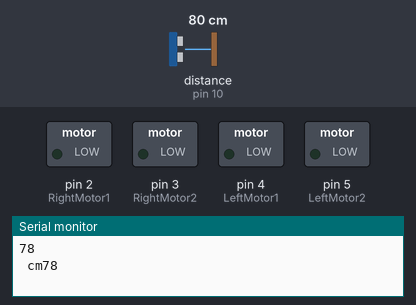
Bench run of a sketch on a simulated Arduino Uno, built with avr-gcc and run on an emulated ATmega328P. Parts: switched loads named in the sketch (green lamp = pin HIGH), the last lines printed to the serial monitor. Wiring (inferred from the names in the program): ultrasonic range finder: trigger pin 9; echo pin 10. The test bench sets the inputs (shaded band); at power-on: distance to the obstacle (sensor on pin 10) 80 cm. The echo pulse lasts 58.3 µs per cm; pins used as bus, display or sensor lines are not drawn.

Above: at 0.05 s.
At 1.2 s:
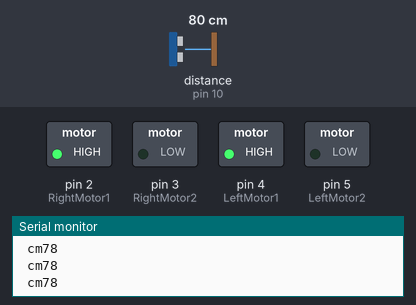
1.3 s: distance to the obstacle (sensor on pin 10) set to 2 cm
2.8 s: distance to the obstacle (sensor on pin 10) set to 4 cm
Timing chart, 0 to 5.8 s (numbered marks = the images above; inputs shaded):
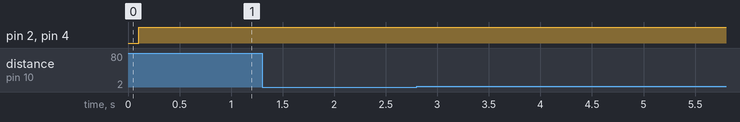

The sketch:

Distance_measuring_robot_with_ultrasonic_and_bluetooth.ino
```cpp
const int trigPin = 9;      // Connect trigger pin of ultrasonic sensor to 9 pin of UNO board
const int echoPin = 10;     // Connect echo pin of ultrasonic sensor to 10 pin of UNO board
int RightMotor1 = 2;        // Connect right side motor 1st wire to 2 pin of UNO board
int RightMotor2 = 3;        // Connect right side motor 2nd wire to 3 pin of UNO board
int LeftMotor1 = 4;         // Connect left side motor 1st wire to 4 pin of UNO board
int LeftMotor2 = 5;         // Connect left side motor 2nd wire to 5 pin of UNO board
      //No need to declare Bluetooth pins connection, as UNO board 0 & 1 pins acts as Receiver and Tramistter
      //Connect Tx pin of Bluetooth to Rx pin (0 pin) of UNO board
      //Connect Rx pin of Bluetooth to Tx pin (1 pin) of UNO board
long duration;              // This is a variable to store the duration of ultrasonic signal
int distance;               // This is a variable to store the distance measured by ultrasonic sensor

void setup()
{
  pinMode(trigPin, OUTPUT);         // Set the trigger pin of ultrasonic sensor as Output from UNO board to send signals out
  pinMode(echoPin, INPUT);          // Set the echo pin of ultrasonic sensor as input to UNO board to read the recieved signals
      //Set all motor pins as outputs to UNO board to send signals to run the motors
  pinMode(RightMotor1, OUTPUT);
  pinMode(RightMotor2, OUTPUT);
  pinMode(LeftMotor1, OUTPUT);
  pinMode(LeftMotor2, OUTPUT);
  Serial.begin(9600);               // Starts the serial communication with specified speed
}

void default1()
{
        //to hold robot in stop position by default
   pinMode(RightMotor1,LOW);
   pinMode(RightMotor2, LOW);
   pinMode(LeftMotor1, LOW);
   pinMode(LeftMotor2, LOW);
}

void loop()
{
    //We have to send the signal sound out of ultrasonic sensor
  digitalWrite(trigPin, LOW);         // To make trigger pin clear from any values by making it to zero value
  delayMicroseconds(2);               // wait for 2 microseconds after making trigger pin zero
  digitalWrite(trigPin, HIGH);        // Sets the trigPin on HIGH state
  delayMicroseconds(10);              // Hold trigger pin on HIGH state for 10 Microseconds
  digitalWrite(trigPin, LOW);         // Stop the trigger pin or turn off the trigger pin HIGH state

    //We have to read and calculate the distance based on reflected sound from obstacle
  duration = pulseIn(echoPin, HIGH);  // Read how much time HIGH value of signal received at echo pin and store it in DURATION variable
  distance = duration*0.034/2;        // Calculating the distance based on duration

    //Write the distance value in display (either computer or send to mobile using bluetooth)
  Serial.println(distance);           // Prints the value of distance measured using ultrasonic sensor
  Serial.print(" cm");                // Prints the word "cm" on the Serial Monitor
  delay(100);

    //Now control the robot movement based on the signal received
   if(distance>20)                    // if distance of obstacle is more than 20 cm...
   {
      //Move robot forward
      digitalWrite(RightMotor1,HIGH);
      digitalWrite(RightMotor2, LOW);
      digitalWrite(LeftMotor1, HIGH);
      digitalWrite(LeftMotor2, LOW);
   }
   if(distance<=20)                   // if distance of obstacle is less than or equal to 20 cm...
   {
    //stop robot for 1 second
      digitalWrite(RightMotor1,LOW);
      digitalWrite(RightMotor2, LOW);
      digitalWrite(LeftMotor1, LOW);
      digitalWrite(LeftMotor2, LOW);
      delay(1000);
    //Turn robot right
      digitalWrite(RightMotor1,LOW);
      digitalWrite(RightMotor2, HIGH);
      digitalWrite(LeftMotor1, HIGH);
      digitalWrite(LeftMotor2, LOW);
      delay(500);
   }
   default1();
}
```
